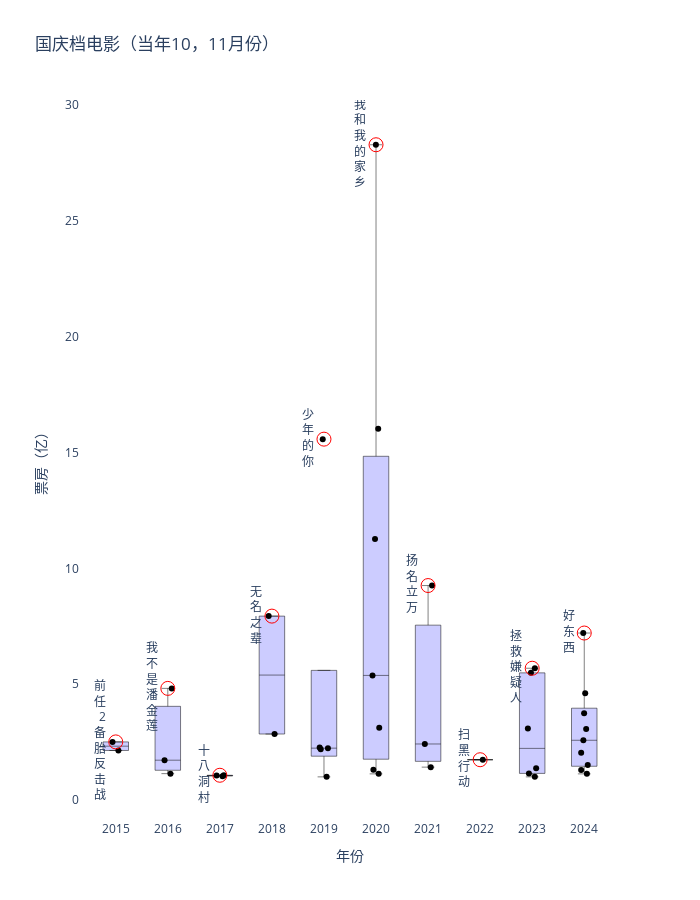

This figure's notebook cell:
### Code cell
# 清明五一档
fig = go.Figure()

for year in list(range(2015, 2026)):
    df = year_name_month_box_df[(year_name_month_box_df["year"].isin([year])) & (year_name_month_box_df["month"].isin([10,11]))]
    fig.add_trace(go.Box(
        y=df["box"].tolist(),
        name=str(year),
        boxpoints='all',
        jitter=0.4,
        pointpos=0,
        marker=dict(size=6, color='rgba(128,128,128)'), 
        line=dict(width=0.5),
        fillcolor='rgba(0,0,255,0.2)',
        showlegend=False
        ))

    if not df.empty:
        top_row = df.loc[df["box"].idxmax()]
        vertical_name = "<br>".join(top_row["name"])
        fig.add_trace(go.Scatter(
            x=[str(year)],
            y=[top_row["box"]],
            mode='markers+text',
            marker=dict(size=14, color='red', symbol='circle-open'),
            text=[vertical_name ],
            textposition="middle left",
            showlegend=False  
        ))

fig.update_layout(
    title=dict(
        text="国庆档电影（当年10，11月份）" # "贺岁档电影（往年12月份到当年3月份）"
    ),
    yaxis=dict(
        title="票房（亿）",
        tickfont=dict(size=12),
        titlefont=dict(size=14),
    ),
    xaxis=dict(
        title="年份",
        tickfont=dict(size=12),
        titlefont=dict(size=14),
    ),
    plot_bgcolor="white",
    width=700,
    height=900
)

### Figure 1 — Plotly figure (JSON) as saved in the notebook; plotly's stock layout.template omitted (floating-point values rounded to 4 significant figures)
{"data": [{"boxpoints": "all", "fillcolor": "rgba(0,0,255,0.2)", "jitter": 0.4, "line": {"width": 0.5}, "marker": {"color": "rgba(128,128,128)", "size": 6}, "name": "2015", "pointpos": 0, "showlegend": false, "type": "box", "y": [2.51, 2.14]}, {"marker": {"color": "red", "size": 14, "symbol": "circle-open"}, "mode": "markers+text", "showlegend": false, "text": ["前<br>任<br>2<br>备<br>胎<br>反<br>击<br>战"], "textposition": "middle left", "type": "scatter", "x": ["2015"], "y": [2.51]}, {"boxpoints": "all", "fillcolor": "rgba(0,0,255,0.2)", "jitter": 0.4, "line": {"width": 0.5}, "marker": {"color": "rgba(128,128,128)", "size": 6}, "name": "2016", "pointpos": 0, "showlegend": false, "type": "box", "y": [4.82, 1.72, 1.14]}, {"marker": {"color": "red", "size": 14, "symbol": "circle-open"}, "mode": "markers+text", "showlegend": false, "text": ["我<br>不<br>是<br>潘<br>金<br>莲"], "textposition": "middle left", "type": "scatter", "x": ["2016"], "y": [4.82]}, {"boxpoints": "all", "fillcolor": "rgba(0,0,255,0.2)", "jitter": 0.4, "line": {"width": 0.5}, "marker": {"color": "rgba(128,128,128)", "size": 6}, "name": "2017", "pointpos": 0, "showlegend": false, "type": "box", "y": [1.07, 1.06, 1.03]}, {"marker": {"color": "red", "size": 14, "symbol": "circle-open"}, "mode": "markers+text", "showlegend": false, "text": ["十<br>八<br>洞<br>村"], "textposition": "middle left", "type": "scatter", "x": ["2017"], "y": [1.07]}, {"boxpoints": "all", "fillcolor": "rgba(0,0,255,0.2)", "jitter": 0.4, "line": {"width": 0.5}, "marker": {"color": "rgba(128,128,128)", "size": 6}, "name": "2018", "pointpos": 0, "showlegend": false, "type": "box", "y": [7.94, 2.85]}, {"marker": {"color": "red", "size": 14, "symbol": "circle-open"}, "mode": "markers+text", "showlegend": false, "text": ["无<br>名<br>之<br>辈"], "textposition": "middle left", "type": "scatter", "x": ["2018"], "y": [7.94]}, {"boxpoints": "all", "fillcolor": "rgba(0,0,255,0.2)", "jitter": 0.4, "line": {"width": 0.5}, "marker": {"color": "rgba(128,128,128)", "size": 6}, "name": "2019", "pointpos": 0, "showlegend": false, "type": "box", "y": [15.58, 2.27, 2.24, 2.19, 1]}, {"marker": {"color": "red", "size": 14, "symbol": "circle-open"}, "mode": "markers+text", "showlegend": false, "text": ["少<br>年<br>的<br>你"], "textposition": "middle left", "type": "scatter", "x": ["2019"], "y": [15.58]}, {"boxpoints": "all", "fillcolor": "rgba(0,0,255,0.2)", "jitter": 0.4, "line": {"width": 0.5}, "marker": {"color": "rgba(128,128,128)", "size": 6}, "name": "2020", "pointpos": 0, "showlegend": false, "type": "box", "y": [28.29, 16.03, 11.27, 5.38, 3.12, 1.31, 1.13]}, {"marker": {"color": "red", "size": 14, "symbol": "circle-open"}, "mode": "markers+text", "showlegend": false, "text": ["我<br>和<br>我<br>的<br>家<br>乡"], "textposition": "middle left", "type": "scatter", "x": ["2020"], "y": [28.29]}, {"boxpoints": "all", "fillcolor": "rgba(0,0,255,0.2)", "jitter": 0.4, "line": {"width": 0.5}, "marker": {"color": "rgba(128,128,128)", "size": 6}, "name": "2021", "pointpos": 0, "showlegend": false, "type": "box", "y": [9.26, 2.42, 1.42]}, {"marker": {"color": "red", "size": 14, "symbol": "circle-open"}, "mode": "markers+text", "showlegend": false, "text": ["扬<br>名<br>立<br>万"], "textposition": "middle left", "type": "scatter", "x": ["2021"], "y": [9.26]}, {"boxpoints": "all", "fillcolor": "rgba(0,0,255,0.2)", "jitter": 0.4, "line": {"width": 0.5}, "marker": {"color": "rgba(128,128,128)", "size": 6}, "name": "2022", "pointpos": 0, "showlegend": false, "type": "box", "y": [1.74]}, {"marker": {"color": "red", "size": 14, "symbol": "circle-open"}, "mode": "markers+text", "showlegend": false, "text": ["扫<br>黑<br>行<br>动"], "textposition": "middle left", "type": "scatter", "x": ["2022"], "y": [1.74]}, {"boxpoints": "all", "fillcolor": "rgba(0,0,255,0.2)", "jitter": 0.4, "line": {"width": 0.5}, "marker": {"color": "rgba(128,128,128)", "size": 6}, "name": "2023", "pointpos": 0, "showlegend": false, "type": "box", "y": [5.69, 5.49, 3.09, 1.37, 1.15, 1]}, {"marker": {"color": "red", "size": 14, "symbol": "circle-open"}, "mode": "markers+text", "showlegend": false, "text": ["拯<br>救<br>嫌<br>疑<br>人"], "textposition": "middle left", "type": "scatter", "x": ["2023"], "y": [5.69]}, {"boxpoints": "all", "fillcolor": "rgba(0,0,255,0.2)", "jitter": 0.4, "line": {"width": 0.5}, "marker": {"color": "rgba(128,128,128)", "size": 6}, "name": "2024", "pointpos": 0, "showlegend": false, "type": "box", "y": [7.21, 4.61, 3.75, 3.07, 2.58, 2.04, 1.51, 1.3, 1.13]}, {"marker": {"color": "red", "size": 14, "symbol": "circle-open"}, "mode": "markers+text", "showlegend": false, "text": ["好<br>东<br>西"], "textposition": "middle left", "type": "scatter", "x": ["2024"], "y": [7.21]}, {"boxpoints": "all", "fillcolor": "rgba(0,0,255,0.2)", "jitter": 0.4, "line": {"width": 0.5}, "marker": {"color": "rgba(128,128,128)", "size": 6}, "name": "2025", "pointpos": 0, "showlegend": false, "type": "box", "y": []}], "layout": {"height": 900, "plot_bgcolor": "white", "title": {"text": "国庆档电影（当年10，11月份）"}, "width": 700, "xaxis": {"autorange": true, "range": [-0.6868, 9.687], "tickfont": {"size": 12}, "title": {"font": {"size": 14}, "text": "年份"}, "type": "category"}, "yaxis": {"autorange": true, "range": [-0.862, 30.22], "tickfont": {"size": 12}, "title": {"font": {"size": 14}, "text": "票房（亿）"}, "type": "linear"}}}
